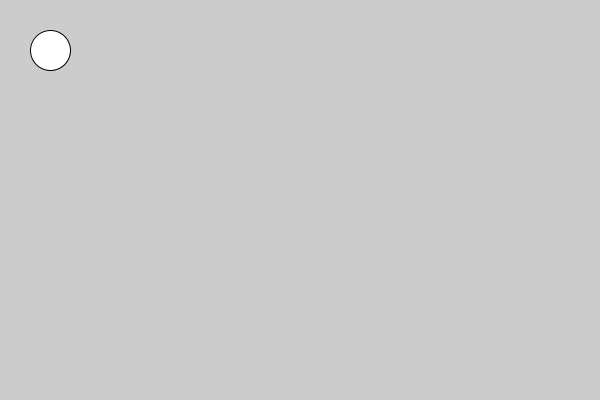
Frame 1 (no input)
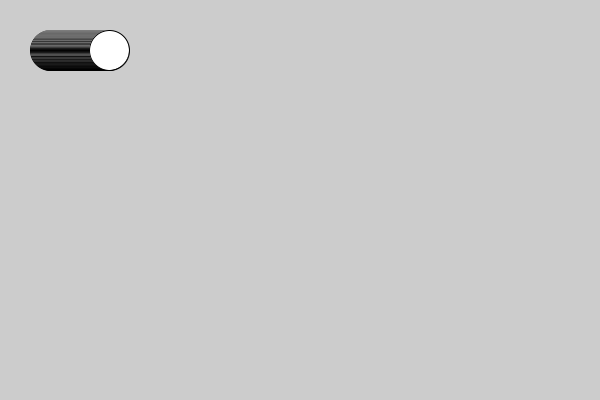
Frame 60 (the mouse pressed at the canvas centre just before this capture)
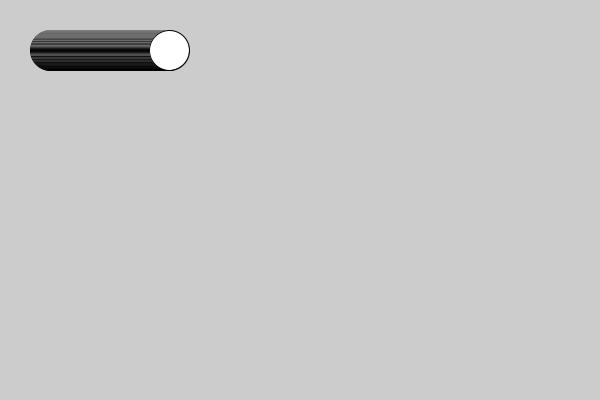
Frame 120 (the mouse held since frame 60 and released just before this capture)

The Processing sketch that drew these frames (run headless with seeded random() and noise(); from frame 60 on, the mouse is pressed at the canvas centre):

// Processing sketch: move_ellipse
// ── move_ellipse.pde
float x = 50;

void setup(){
  size(600, 400);
}

void draw(){
   ellipse(x, 50, 40, 40);
   x = x+1;
}
